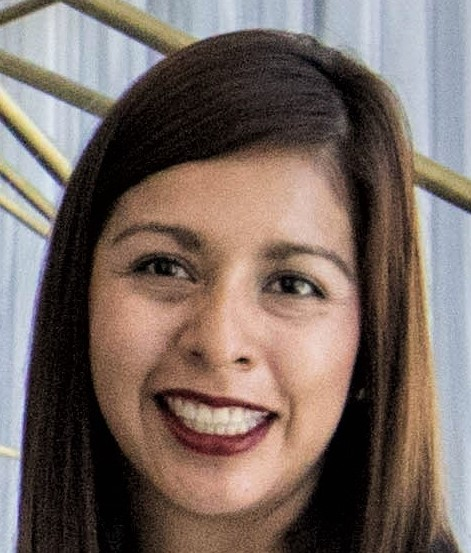
#> input picture section1_Introduction_To_Comptuer_Vision/lesson_7/images/face.jpeg, 471 x 553 px
$ python orb_feature_descriptors.py
#> lines starting #> are read from the running program, lines starting #| are printed output that depends on the picture
import cv2
import matplotlib.pyplot as plt

plt.rcParams['figure.figsize'] = [20,10]

image = cv2.imread('./images/face.jpeg')
#> image is the input picture: shape (553, 471, 3); mean B, G, R 98.9, 105.9, 121

training_image = cv2.cvtColor(image, cv2.COLOR_BGR2RGB)

training_gray = cv2.cvtColor(image, cv2.COLOR_BGR2GRAY)
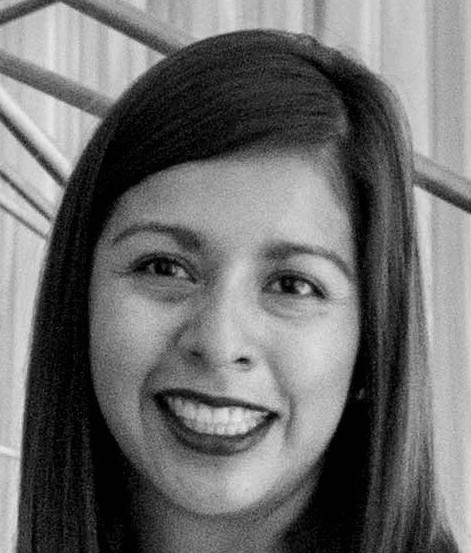
#> training_gray: shape (553, 471); min 0, max 238, mean 109.6

plt.subplot(121)
plt.title('Original Training Image')
plt.imshow(training_image)
plt.subplot(122)
plt.title('Gray Scale Training Image')
plt.imshow(training_gray, cmap='gray')
# plt.show()

# Locating keypoints in image using ORB
# Below is the ORB function and its defaults
# cv2.ORB_create(nfeatures = 500,
#                scaleFactor = 1.2,
#                nlevels = 8,
#                edgeThreshold = 31,
#                firstLevel = 0,
#                WTA_K = 2,
#                scoreType = HARRIS_SCORE,
#                patchSize = 31,
#                fastThreshold = 20)
# Parameters:
#     nfeatures     - int
#     Determines the maximum number of features (keypoints) to locate.
#     scaleFactor   - float
#     Pyramid decimation ratio, must be greater than 1. ORB uses an image pyramid to find features, therefore you must provide the scale factor between each layer in the pyramid and the number of levels the pyramid has. A scaleFactor = 2 means the classical pyramid, where each next level has 4x less pixels than the previous. A big scale factor will diminish the number of features found.
#     nlevels       - int
#     The number of pyramid levels. The smallest level will have a linear size equal to input_image_linear_size/pow(scaleFactor, nlevels).
#     edgeThreshold - int
#     The size of the border where features are not detected. Since the keypoints have a specific pixel size, the edges of images must be excluded from the search. The size of the edgeThreshold should be equal to or greater than the patchSize parameter.
#     firstLevel    - int
#     This parameter allows you to determine which level should be treated as the first level in the pyramid. It should be 0 in the current implementation. Usually, the pyramid level with a scale of unity is considered the first level.
#     WTA_K         - int
#     The number of random pixels used to produce each element of the oriented BRIEF descriptor. The possible values are 2, 3, and 4, with 2 being the default value. For example, a value of 3 means three random pixels are chosen at a time to compare their brightness. The index of the brightest pixel is returned. Since there are 3 pixels, the returned index will be either 0, 1, or 2.
#     scoreType     - int
#     This parameter can be set to either HARRIS_SCORE or FAST_SCORE. The default HARRIS_SCORE means that the Harris corner algorithm is used to rank features. The score is used to only retain the best features. The FAST_SCORE produces slightly less stable keypoints, but it is a little faster to compute.
#     patchSize     - int
#     Size of the patch used by the oriented BRIEF descriptor. Of course, on smaller pyramid layers the perceived image area covered by a feature will be larger.

import copy
plt.rcParams['figure.figsize'] = [14.0,7.0]
orb = cv2.ORB_create(200,2.0)

keypoints, descriptor = orb.detectAndCompute(training_gray,None)
#> keypoints = 175 keypoints; strongest (x, y, size): (306, 286, 62), (252, 420, 124), (272, 412, 124), (300, 288, 124)

# Create copies of the training image to draw our keypoints on
keyp_without_size = copy.copy(training_image)
keyp_with_size = copy.copy(training_image)

# Draw the keypoints without size or orientation on one copy of the training image
cv2.drawKeypoints(training_image, keypoints, keyp_without_size, color=(0,255,0))
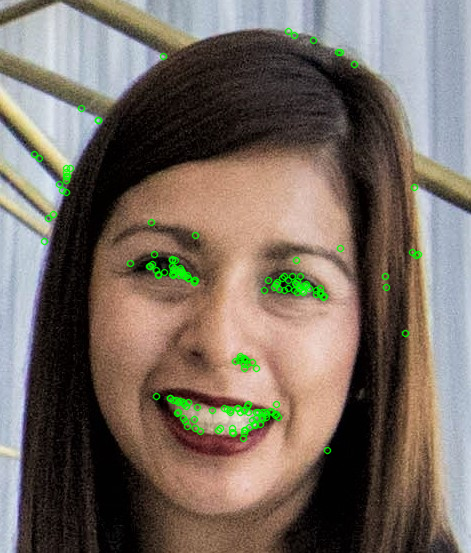
#> keyp_without_size: shape (553, 471, 3); mean R, G, B 119.6, 107.7, 97.8

# Draw the keypoints with size and orientation on the other copy of the training image
cv2.drawKeypoints(training_image, keypoints, keyp_with_size, flags= cv2.DRAW_MATCHES_FLAGS_DRAW_RICH_KEYPOINTS)
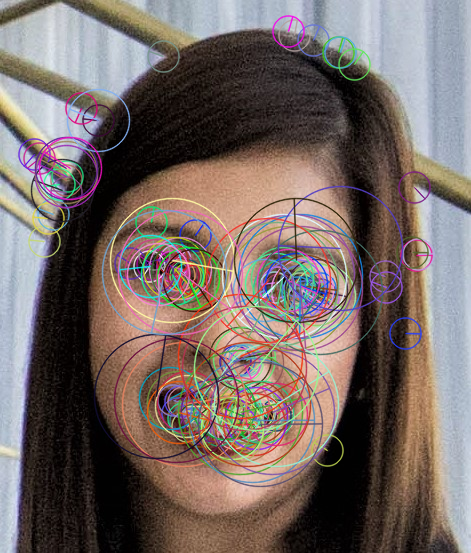
#> keyp_with_size: shape (553, 471, 3); mean R, G, B 118.5, 105.6, 101.2
# cv2.drawKeypoints(training_image, keypoints, keyp_with_size, flags= cv2.DRAW_MATCHES_FLAGS_NOT_DRAW_SINGLE_POINTS)

plt.subplot(121)
plt.title('Keypoints Without Size or Orientation')
plt.imshow(keyp_without_size)

plt.subplot(122)
plt.title("Keypoints With Size and Orientation")
plt.imshow(keyp_with_size)
# plt.show()

print("Number of Keypoints detected", len(keypoints))
#| Number of Keypoints detected 175

# Next we use the Brute Force for matching

# cv2.BFMatcher(normType = cv2.NORM_L2,
# 		 	  crossCheck = false)
# Parameters:
#       normType
#       Specifies the metric used to determine the quality of the match. By default, normType = cv2.NORM_L2, which measures the distance between two descriptors. However, for binary descriptors like the ones created by ORB, the Hamming metric is more suitable. The Hamming metric determines the distance by counting the number of dissimilar bits between the binary descriptors. When the ORB descriptor is created using WTA_K = 2, two random pixels are chosen and compared in brightness. The index of the brightest pixel is returned as either 0 or 1. Such output only occupies 1 bit, and therefore the cv2.NORM_HAMMING metric should be used. If, on the other hand, the ORB descriptor is created using WTA_K = 3, three random pixels are chosen and compared in brightness. The index of the brightest pixel is returned as either 0, 1, or 2. Such output will occupy 2 bits, and therefore a special variant of the Hamming distance, known as the cv2.NORM_HAMMING2 (the 2 stands for 2 bits), should be used instead. Then, for any metric chosen, when comparing the keypoints in the training and query images, the pair with the smaller metric (distance between them) is considered the best match.
#   crossCheck - bool
#   A Boolean variable and can be set to either True or False. Cross-checking is very useful for eliminating false matches. Cross-checking works by performing the matching procedure two times. The first time the keypoints in the training image are compared to those in the query image; the second time, however, the keypoints in the query image are compared to those in the training image (i.e. the comparison is done backwards). When cross-checking is enabled a match is considered valid only if keypoint A* in the training image is the best match of keypoint *B in the query image and vice-versa (that is, if keypoint B* in the query image is the best match of point *A in the training image).

plt.rcParams['figure.figsize'] = [14.0, 7.0]

# Load training image
image1 = cv2.imread('./images/face.jpeg')

# Load query image
image2 = cv2.imread('./images/face.jpeg')

training_image = cv2.cvtColor(image1, cv2.COLOR_BGR2RGB)

query_image = cv2.cvtColor(image2, cv2.COLOR_BGR2RGB)

plt.subplot(121)
plt.title('Training Image')
plt.imshow(training_image)
plt.subplot(122)
plt.title('Query Image')
plt.imshow(query_image)
plt.show()
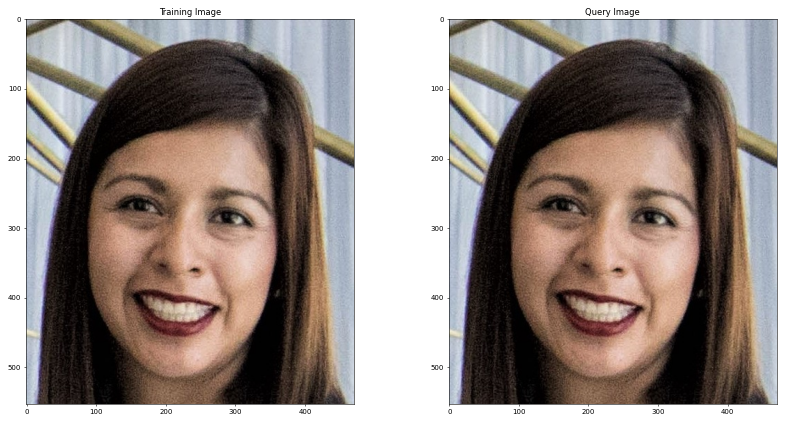
#> figure drawn by matplotlib, 2 panels

training_gray = cv2.cvtColor(training_image,cv2.COLOR_BGR2GRAY)
query_gray = cv2.cvtColor(query_image,cv2.COLOR_BGR2GRAY)

orb = cv2.ORB_create(1000,2.0)
